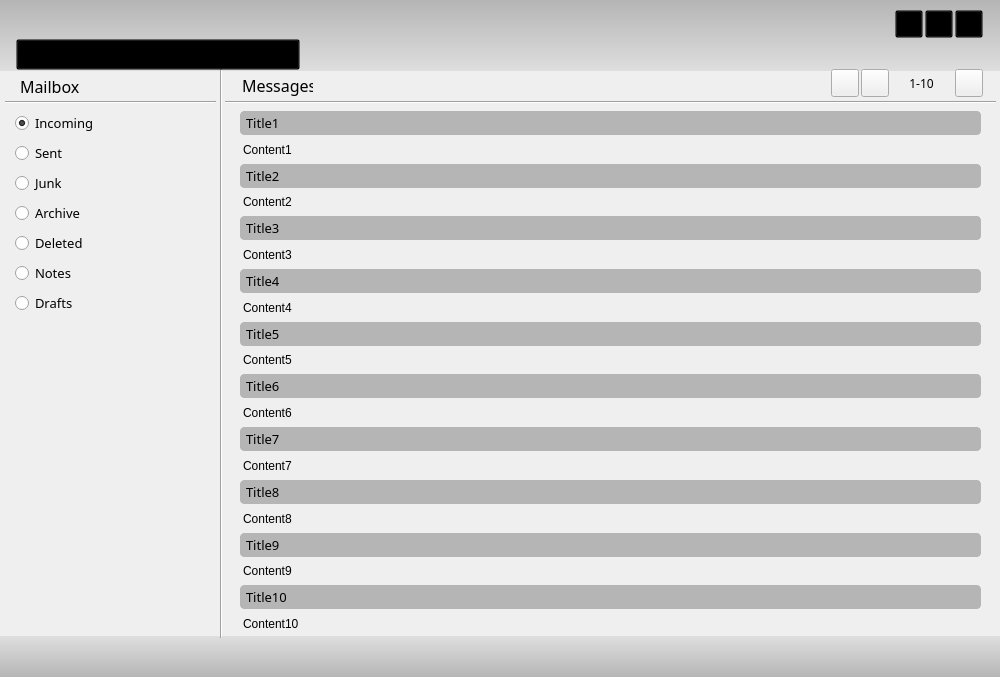
<?xml version="1.0" encoding="UTF-8"?>
<ui version="4.0">
 <class>MainWindow</class>
 <widget class="QMainWindow" name="MainWindow">
  <property name="geometry">
   <rect>
    <x>0</x>
    <y>0</y>
    <width>1000</width>
    <height>677</height>
   </rect>
  </property>
  <property name="sizePolicy">
   <sizepolicy hsizetype="Preferred" vsizetype="Preferred">
    <horstretch>0</horstretch>
    <verstretch>0</verstretch>
   </sizepolicy>
  </property>
  <property name="minimumSize">
   <size>
    <width>1000</width>
    <height>677</height>
   </size>
  </property>
  <property name="maximumSize">
   <size>
    <width>1000</width>
    <height>677</height>
   </size>
  </property>
  <property name="contextMenuPolicy">
   <enum>Qt::NoContextMenu</enum>
  </property>
  <property name="windowTitle">
   <string>Mailovy</string>
  </property>
  <property name="styleSheet">
   <string notr="true">@import url('https://fonts.googleapis.com/css2?family=Koulen&amp;display=swap');

QMainWindow{ background-color: #dedede ;}

QRadioButton{padding: 2px 2px 2px 2px;
						mardin: 0px 0px 1px 0px;
						font-family: 'Koulen', cursive;}

QRadioButton:hover {	border-color: #b5b5b5;
                                    border-radius: 3px;
                                    background-color: #b5b5b5;}

QLabel{font-family: 'Koulen', cursive;}

QPushButton{
background-color: transparent;
}

QPushButton:hover {	border-color: #b5b5b5;
                                    border-radius: 3px;
                                    background-color: #b5b5b5;}



</string>
  </property>
  <property name="toolButtonStyle">
   <enum>Qt::ToolButtonIconOnly</enum>
  </property>
  <widget class="QWidget" name="centralwidget">
   <widget class="QWidget" name="verticalLayoutWidget_2">
    <property name="geometry">
     <rect>
      <x>240</x>
      <y>111</y>
      <width>741</width>
      <height>521</height>
     </rect>
    </property>
    <layout class="QVBoxLayout" name="messages_verticalLayout">
     <item>
      <layout class="QVBoxLayout" name="message1_verticalLayout">
       <item>
        <widget class="QLabel" name="Title1_label">
         <property name="font">
          <font>
           <family>Koulen,cursive</family>
           <pointsize>10</pointsize>
          </font>
         </property>
         <property name="cursor">
          <cursorShape>PointingHandCursor</cursorShape>
         </property>
         <property name="mouseTracking">
          <bool>false</bool>
         </property>
         <property name="autoFillBackground">
          <bool>false</bool>
         </property>
         <property name="styleSheet">
          <string notr="true">QLabel{ 
border: 1px solid;
border-radius: 4px;
border-color: #b5b5b5;
background-color: #b5b5b5;
margin: 0px;
padding: 2px;
}
QLabel:hover {
	border-color: #a5a5a5;
	background-color: #a5a5a5;
}
</string>
         </property>
         <property name="text">
          <string>Title1</string>
         </property>
        </widget>
       </item>
       <item>
        <widget class="QLabel" name="Content1_label">
         <property name="styleSheet">
          <string notr="true">QLabel{ 
margin: 0px;
padding: 1px 1px 1px 0px;
}</string>
         </property>
         <property name="text">
          <string>Content1</string>
         </property>
        </widget>
       </item>
      </layout>
     </item>
     <item>
      <layout class="QVBoxLayout" name="message2_verticalLayout">
       <item>
        <widget class="QLabel" name="Title2_label">
         <property name="font">
          <font>
           <family>Koulen,cursive</family>
           <pointsize>10</pointsize>
          </font>
         </property>
         <property name="cursor">
          <cursorShape>PointingHandCursor</cursorShape>
         </property>
         <property name="styleSheet">
          <string notr="true">QLabel{ 
border: 1px solid;
border-radius: 4px;
border-color: #b5b5b5;
background-color: #b5b5b5;
margin: 0px;
padding: 2px;
}
QLabel:hover {
	border-color: #a5a5a5;
	background-color: #a5a5a5;
}
</string>
         </property>
         <property name="text">
          <string>Title2</string>
         </property>
        </widget>
       </item>
       <item>
        <widget class="QLabel" name="Content2_label">
         <property name="styleSheet">
          <string notr="true">QLabel{ 
margin: 0px;
padding: 1px 1px 1px 0px;
}</string>
         </property>
         <property name="text">
          <string>Content2</string>
         </property>
        </widget>
       </item>
      </layout>
     </item>
     <item>
      <layout class="QVBoxLayout" name="message3_verticalLayout">
       <item>
        <widget class="QLabel" name="Title3_label">
         <property name="font">
          <font>
           <family>Koulen,cursive</family>
           <pointsize>10</pointsize>
          </font>
         </property>
         <property name="cursor">
          <cursorShape>PointingHandCursor</cursorShape>
         </property>
         <property name="styleSheet">
          <string notr="true">QLabel{ 
border: 1px solid;
border-radius: 4px;
border-color: #b5b5b5;
background-color: #b5b5b5;
margin: 0px;
padding: 2px;
}
QLabel:hover {
	border-color: #a5a5a5;
	background-color: #a5a5a5;
}
</string>
         </property>
         <property name="text">
          <string>Title3</string>
         </property>
        </widget>
       </item>
       <item>
        <widget class="QLabel" name="Content3_label">
         <property name="styleSheet">
          <string notr="true">QLabel{ 
margin: 0px;
padding: 1px 1px 1px 0px;
}</string>
         </property>
         <property name="text">
          <string>Content3</string>
         </property>
        </widget>
       </item>
      </layout>
     </item>
     <item>
      <layout class="QVBoxLayout" name="message4_verticalLayout">
       <item>
        <widget class="QLabel" name="Title4_label">
         <property name="font">
          <font>
           <family>Koulen,cursive</family>
           <pointsize>10</pointsize>
          </font>
         </property>
         <property name="cursor">
          <cursorShape>PointingHandCursor</cursorShape>
         </property>
         <property name="styleSheet">
          <string notr="true">QLabel{ 
border: 1px solid;
border-radius: 4px;
border-color: #b5b5b5;
background-color: #b5b5b5;
margin: 0px;
padding: 2px;
}
QLabel:hover {
	border-color: #a5a5a5;
	background-color: #a5a5a5;
}
</string>
         </property>
         <property name="text">
          <string>Title4</string>
         </property>
        </widget>
       </item>
       <item>
        <widget class="QLabel" name="Content4_label">
         <property name="styleSheet">
          <string notr="true">QLabel{ 
margin: 0px;
padding: 1px 1px 1px 0px;
}</string>
         </property>
         <property name="text">
          <string>Content4</string>
         </property>
        </widget>
       </item>
      </layout>
     </item>
     <item>
      <layout class="QVBoxLayout" name="message5_verticalLayout">
       <item>
        <widget class="QLabel" name="Title5_label">
         <property name="font">
          <font>
           <family>Koulen,cursive</family>
           <pointsize>10</pointsize>
          </font>
         </property>
         <property name="cursor">
          <cursorShape>PointingHandCursor</cursorShape>
         </property>
         <property name="styleSheet">
          <string notr="true">QLabel{ 
border: 1px solid;
border-radius: 4px;
border-color: #b5b5b5;
background-color: #b5b5b5;
margin: 0px;
padding: 2px;
}
QLabel:hover {
	border-color: #a5a5a5;
	background-color: #a5a5a5;
}
</string>
         </property>
         <property name="text">
          <string>Title5</string>
         </property>
        </widget>
       </item>
       <item>
        <widget class="QLabel" name="Content5_label">
         <property name="styleSheet">
          <string notr="true">QLabel{ 
margin: 0px;
padding: 1px 1px 1px 0px;
}</string>
         </property>
         <property name="text">
          <string>Content5</string>
         </property>
        </widget>
       </item>
      </layout>
     </item>
     <item>
      <layout class="QVBoxLayout" name="message6_verticalLayout">
       <item>
        <widget class="QLabel" name="Title6_label">
         <property name="font">
          <font>
           <family>Koulen,cursive</family>
           <pointsize>10</pointsize>
          </font>
         </property>
         <property name="cursor">
          <cursorShape>PointingHandCursor</cursorShape>
         </property>
         <property name="styleSheet">
          <string notr="true">QLabel{ 
border: 1px solid;
border-radius: 4px;
border-color: #b5b5b5;
background-color: #b5b5b5;
margin: 0px;
padding: 2px;
}
QLabel:hover {
	border-color: #a5a5a5;
	background-color: #a5a5a5;
}
</string>
         </property>
         <property name="text">
          <string>Title6</string>
         </property>
        </widget>
       </item>
       <item>
        <widget class="QLabel" name="Content6_label">
         <property name="styleSheet">
          <string notr="true">QLabel{ 
margin: 0px;
padding: 1px 1px 1px 0px;
}</string>
         </property>
         <property name="text">
          <string>Content6</string>
         </property>
        </widget>
       </item>
      </layout>
     </item>
     <item>
      <layout class="QVBoxLayout" name="message7_verticalLayout">
       <item>
        <widget class="QLabel" name="Title7_label">
         <property name="font">
          <font>
           <family>Koulen,cursive</family>
           <pointsize>10</pointsize>
          </font>
         </property>
         <property name="cursor">
          <cursorShape>PointingHandCursor</cursorShape>
         </property>
         <property name="styleSheet">
          <string notr="true">QLabel{ 
border: 1px solid;
border-radius: 4px;
border-color: #b5b5b5;
background-color: #b5b5b5;
margin: 0px;
padding: 2px;
}
QLabel:hover {
	border-color: #a5a5a5;
	background-color: #a5a5a5;
}
</string>
         </property>
         <property name="text">
          <string>Title7</string>
         </property>
        </widget>
       </item>
       <item>
        <widget class="QLabel" name="Content7_label">
         <property name="styleSheet">
          <string notr="true">QLabel{ 
margin: 0px;
padding: 1px 1px 1px 0px;
}</string>
         </property>
         <property name="text">
          <string>Content7</string>
         </property>
        </widget>
       </item>
      </layout>
     </item>
     <item>
      <layout class="QVBoxLayout" name="message8_verticalLayout">
       <item>
        <widget class="QLabel" name="Title8_label">
         <property name="font">
          <font>
           <family>Koulen,cursive</family>
           <pointsize>10</pointsize>
          </font>
         </property>
         <property name="cursor">
          <cursorShape>PointingHandCursor</cursorShape>
         </property>
         <property name="styleSheet">
          <string notr="true">QLabel{ 
border: 1px solid;
border-radius: 4px;
border-color: #b5b5b5;
background-color: #b5b5b5;
margin: 0px;
padding: 2px;
}
QLabel:hover {
	border-color: #a5a5a5;
	background-color: #a5a5a5;
}
</string>
         </property>
         <property name="text">
          <string>Title8</string>
         </property>
        </widget>
       </item>
       <item>
        <widget class="QLabel" name="Content8_label">
         <property name="styleSheet">
          <string notr="true">QLabel{ 
margin: 0px;
padding: 1px 1px 1px 0px;
}</string>
         </property>
         <property name="text">
          <string>Content8</string>
         </property>
        </widget>
       </item>
      </layout>
     </item>
     <item>
      <layout class="QVBoxLayout" name="message9_verticalLayout">
       <item>
        <widget class="QLabel" name="Title9_label">
         <property name="font">
          <font>
           <family>Koulen,cursive</family>
           <pointsize>10</pointsize>
          </font>
         </property>
         <property name="cursor">
          <cursorShape>PointingHandCursor</cursorShape>
         </property>
         <property name="styleSheet">
          <string notr="true">QLabel{ 
border: 1px solid;
border-radius: 4px;
border-color: #b5b5b5;
background-color: #b5b5b5;
margin: 0px;
padding: 2px;
}
QLabel:hover {
	border-color: #a5a5a5;
	background-color: #a5a5a5;
}
</string>
         </property>
         <property name="text">
          <string>Title9</string>
         </property>
        </widget>
       </item>
       <item>
        <widget class="QLabel" name="Content9_label">
         <property name="styleSheet">
          <string notr="true">QLabel{ 
margin: 0px;
padding: 1px 1px 1px 0px;
}</string>
         </property>
         <property name="text">
          <string>Content9</string>
         </property>
        </widget>
       </item>
      </layout>
     </item>
     <item>
      <layout class="QVBoxLayout" name="message10_verticalLayout">
       <item>
        <widget class="QLabel" name="Title10_label">
         <property name="font">
          <font>
           <family>Koulen,cursive</family>
           <pointsize>10</pointsize>
          </font>
         </property>
         <property name="cursor">
          <cursorShape>PointingHandCursor</cursorShape>
         </property>
         <property name="styleSheet">
          <string notr="true">QLabel{ 
border: 1px solid;
border-radius: 4px;
border-color: #b5b5b5;
background-color: #b5b5b5;
margin: 0px;
padding: 2px;
}
QLabel:hover {
	border-color: #a5a5a5;
	background-color: #a5a5a5;
}
</string>
         </property>
         <property name="text">
          <string>Title10</string>
         </property>
        </widget>
       </item>
       <item>
        <widget class="QLabel" name="Content10_label">
         <property name="styleSheet">
          <string notr="true">QLabel{ 
margin: 0px;
padding: 1px 1px 1px 0px;
}</string>
         </property>
         <property name="text">
          <string>Content10</string>
         </property>
        </widget>
       </item>
      </layout>
     </item>
    </layout>
   </widget>
   <widget class="QPushButton" name="right_pushButton">
    <property name="geometry">
     <rect>
      <x>955</x>
      <y>69</y>
      <width>28</width>
      <height>28</height>
     </rect>
    </property>
    <property name="cursor">
     <cursorShape>PointingHandCursor</cursorShape>
    </property>
    <property name="text">
     <string/>
    </property>
    <property name="icon">
     <iconset>
      <normaloff>../../../data/images/chevron_right.png</normaloff>../../../data/images/chevron_right.png</iconset>
    </property>
   </widget>
   <widget class="QPushButton" name="left_pushButton">
    <property name="geometry">
     <rect>
      <x>861</x>
      <y>69</y>
      <width>28</width>
      <height>28</height>
     </rect>
    </property>
    <property name="sizePolicy">
     <sizepolicy hsizetype="Minimum" vsizetype="Fixed">
      <horstretch>0</horstretch>
      <verstretch>0</verstretch>
     </sizepolicy>
    </property>
    <property name="cursor">
     <cursorShape>PointingHandCursor</cursorShape>
    </property>
    <property name="text">
     <string/>
    </property>
    <property name="icon">
     <iconset>
      <normaloff>../../../data/images/chevron_left.png</normaloff>../../../data/images/chevron_left.png</iconset>
    </property>
   </widget>
   <widget class="QLabel" name="page_label">
    <property name="geometry">
     <rect>
      <x>891</x>
      <y>69</y>
      <width>61</width>
      <height>28</height>
     </rect>
    </property>
    <property name="font">
     <font>
      <family>Koulen,cursive</family>
     </font>
    </property>
    <property name="cursor">
     <cursorShape>ArrowCursor</cursorShape>
    </property>
    <property name="text">
     <string>1-10</string>
    </property>
    <property name="alignment">
     <set>Qt::AlignCenter</set>
    </property>
   </widget>
   <widget class="QLabel" name="messages_label">
    <property name="geometry">
     <rect>
      <x>242</x>
      <y>69</y>
      <width>71</width>
      <height>33</height>
     </rect>
    </property>
    <property name="font">
     <font>
      <family>Koulen,cursive</family>
      <pointsize>12</pointsize>
      <weight>50</weight>
      <bold>false</bold>
     </font>
    </property>
    <property name="text">
     <string>Messages</string>
    </property>
   </widget>
   <widget class="QWidget" name="verticalLayoutWidget">
    <property name="geometry">
     <rect>
      <x>15</x>
      <y>111</y>
      <width>181</width>
      <height>521</height>
     </rect>
    </property>
    <layout class="QVBoxLayout" name="verticalLayout">
     <item>
      <widget class="QRadioButton" name="incomin_mailbox_radioButton">
       <property name="font">
        <font>
         <family>Koulen,cursive</family>
         <pointsize>10</pointsize>
         <stylestrategy>PreferDefault</stylestrategy>
        </font>
       </property>
       <property name="cursor">
        <cursorShape>PointingHandCursor</cursorShape>
       </property>
       <property name="layoutDirection">
        <enum>Qt::LeftToRight</enum>
       </property>
       <property name="autoFillBackground">
        <bool>false</bool>
       </property>
       <property name="styleSheet">
        <string notr="true"/>
       </property>
       <property name="text">
        <string>Incoming</string>
       </property>
       <property name="checked">
        <bool>true</bool>
       </property>
       <property name="autoRepeat">
        <bool>false</bool>
       </property>
      </widget>
     </item>
     <item>
      <widget class="QRadioButton" name="sent_mailbox_radioButton">
       <property name="font">
        <font>
         <family>Koulen,cursive</family>
         <pointsize>10</pointsize>
        </font>
       </property>
       <property name="cursor">
        <cursorShape>PointingHandCursor</cursorShape>
       </property>
       <property name="layoutDirection">
        <enum>Qt::LeftToRight</enum>
       </property>
       <property name="autoFillBackground">
        <bool>false</bool>
       </property>
       <property name="styleSheet">
        <string notr="true"/>
       </property>
       <property name="text">
        <string>Sent</string>
       </property>
       <property name="checked">
        <bool>false</bool>
       </property>
      </widget>
     </item>
     <item>
      <widget class="QRadioButton" name="junk_mailbox_radioButton">
       <property name="font">
        <font>
         <family>Koulen,cursive</family>
         <pointsize>10</pointsize>
        </font>
       </property>
       <property name="cursor">
        <cursorShape>PointingHandCursor</cursorShape>
       </property>
       <property name="layoutDirection">
        <enum>Qt::LeftToRight</enum>
       </property>
       <property name="autoFillBackground">
        <bool>false</bool>
       </property>
       <property name="styleSheet">
        <string notr="true"/>
       </property>
       <property name="text">
        <string>Junk</string>
       </property>
       <property name="checked">
        <bool>false</bool>
       </property>
      </widget>
     </item>
     <item>
      <widget class="QRadioButton" name="archive_mailbox_radioButton">
       <property name="font">
        <font>
         <family>Koulen,cursive</family>
         <pointsize>10</pointsize>
        </font>
       </property>
       <property name="cursor">
        <cursorShape>PointingHandCursor</cursorShape>
       </property>
       <property name="layoutDirection">
        <enum>Qt::LeftToRight</enum>
       </property>
       <property name="autoFillBackground">
        <bool>false</bool>
       </property>
       <property name="styleSheet">
        <string notr="true"/>
       </property>
       <property name="text">
        <string>Archive</string>
       </property>
       <property name="checked">
        <bool>false</bool>
       </property>
      </widget>
     </item>
     <item>
      <widget class="QRadioButton" name="deleted_mailbox_radioButton">
       <property name="font">
        <font>
         <family>Koulen,cursive</family>
         <pointsize>10</pointsize>
        </font>
       </property>
       <property name="cursor">
        <cursorShape>PointingHandCursor</cursorShape>
       </property>
       <property name="layoutDirection">
        <enum>Qt::LeftToRight</enum>
       </property>
       <property name="autoFillBackground">
        <bool>false</bool>
       </property>
       <property name="styleSheet">
        <string notr="true"/>
       </property>
       <property name="text">
        <string>Deleted</string>
       </property>
       <property name="checked">
        <bool>false</bool>
       </property>
      </widget>
     </item>
     <item>
      <widget class="QRadioButton" name="notes_mailbox_radioButton">
       <property name="font">
        <font>
         <family>Koulen,cursive</family>
         <pointsize>10</pointsize>
        </font>
       </property>
       <property name="cursor">
        <cursorShape>PointingHandCursor</cursorShape>
       </property>
       <property name="layoutDirection">
        <enum>Qt::LeftToRight</enum>
       </property>
       <property name="autoFillBackground">
        <bool>false</bool>
       </property>
       <property name="styleSheet">
        <string notr="true"/>
       </property>
       <property name="text">
        <string>Notes</string>
       </property>
       <property name="checked">
        <bool>false</bool>
       </property>
      </widget>
     </item>
     <item>
      <widget class="QRadioButton" name="drafts_mailbox_radioButton">
       <property name="font">
        <font>
         <family>Koulen,cursive</family>
         <pointsize>10</pointsize>
        </font>
       </property>
       <property name="cursor">
        <cursorShape>PointingHandCursor</cursorShape>
       </property>
       <property name="layoutDirection">
        <enum>Qt::LeftToRight</enum>
       </property>
       <property name="autoFillBackground">
        <bool>false</bool>
       </property>
       <property name="styleSheet">
        <string notr="true"/>
       </property>
       <property name="text">
        <string>Drafts</string>
       </property>
       <property name="checked">
        <bool>false</bool>
       </property>
      </widget>
     </item>
     <item>
      <spacer name="verticalSpacer">
       <property name="orientation">
        <enum>Qt::Vertical</enum>
       </property>
       <property name="sizeType">
        <enum>QSizePolicy::Expanding</enum>
       </property>
       <property name="sizeHint" stdset="0">
        <size>
         <width>20</width>
         <height>319</height>
        </size>
       </property>
      </spacer>
     </item>
    </layout>
   </widget>
   <widget class="QLabel" name="mailbox_label">
    <property name="geometry">
     <rect>
      <x>20</x>
      <y>70</y>
      <width>150</width>
      <height>33</height>
     </rect>
    </property>
    <property name="font">
     <font>
      <family>Koulen,cursive</family>
      <pointsize>12</pointsize>
     </font>
    </property>
    <property name="text">
     <string>Mailbox</string>
    </property>
   </widget>
   <widget class="Line" name="line">
    <property name="geometry">
     <rect>
      <x>206</x>
      <y>69</y>
      <width>31</width>
      <height>569</height>
     </rect>
    </property>
    <property name="cursor">
     <cursorShape>ArrowCursor</cursorShape>
    </property>
    <property name="orientation">
     <enum>Qt::Vertical</enum>
    </property>
   </widget>
   <widget class="Line" name="line_2">
    <property name="geometry">
     <rect>
      <x>225</x>
      <y>100</y>
      <width>771</width>
      <height>5</height>
     </rect>
    </property>
    <property name="orientation">
     <enum>Qt::Horizontal</enum>
    </property>
   </widget>
   <widget class="QLabel" name="gradient_top_label">
    <property name="geometry">
     <rect>
      <x>0</x>
      <y>0</y>
      <width>1011</width>
      <height>71</height>
     </rect>
    </property>
    <property name="styleSheet">
     <string notr="true">background-color: qlineargradient(spread:pad, x1:0, y1:0, x2:0, y2:1, stop:0 #b5b5b5, stop:1 #dedede);
</string>
    </property>
    <property name="text">
     <string/>
    </property>
   </widget>
   <widget class="QLabel" name="gradient_top_label_2">
    <property name="geometry">
     <rect>
      <x>-10</x>
      <y>636</y>
      <width>1011</width>
      <height>41</height>
     </rect>
    </property>
    <property name="styleSheet">
     <string notr="true">background-color: qlineargradient(spread:pad, x1:0, y1:0, x2:0, y2:1, stop:0 #dedede, stop:1 #b5b5b5);
</string>
    </property>
    <property name="text">
     <string/>
    </property>
   </widget>
   <widget class="QLabel" name="logo_label">
    <property name="geometry">
     <rect>
      <x>21</x>
      <y>14</y>
      <width>161</width>
      <height>20</height>
     </rect>
    </property>
    <property name="font">
     <font>
      <family>Koulen,cursive</family>
      <pointsize>20</pointsize>
      <weight>75</weight>
      <italic>false</italic>
      <bold>true</bold>
      <underline>false</underline>
      <strikeout>false</strikeout>
     </font>
    </property>
    <property name="styleSheet">
     <string notr="true">@import url('https://fonts.googleapis.com/css2?family=Koulen&amp;display=swap');
QLabel{
font-family: 'Koulen', cursive;
}</string>
    </property>
    <property name="text">
     <string/>
    </property>
    <property name="pixmap">
     <pixmap>../../../data/images/mailovy_logo.png</pixmap>
    </property>
    <property name="scaledContents">
     <bool>true</bool>
    </property>
    <property name="alignment">
     <set>Qt::AlignLeading|Qt::AlignLeft|Qt::AlignVCenter</set>
    </property>
   </widget>
   <widget class="Line" name="line_3">
    <property name="geometry">
     <rect>
      <x>5</x>
      <y>92</y>
      <width>211</width>
      <height>20</height>
     </rect>
    </property>
    <property name="orientation">
     <enum>Qt::Horizontal</enum>
    </property>
   </widget>
   <widget class="QPushButton" name="logout_pushButton">
    <property name="geometry">
     <rect>
      <x>955</x>
      <y>10</y>
      <width>28</width>
      <height>28</height>
     </rect>
    </property>
    <property name="cursor">
     <cursorShape>PointingHandCursor</cursorShape>
    </property>
    <property name="styleSheet">
     <string notr="true">QPushButton{
border-color: transparent;
background-color: transparent;
}
QPushButton:hover{
border-radius: 3px;
border-color: #dedede;
background-color: #dedede;

}

</string>
    </property>
    <property name="text">
     <string/>
    </property>
    <property name="icon">
     <iconset>
      <normaloff>../../../data/images/logout.png</normaloff>../../../data/images/logout.png</iconset>
    </property>
    <property name="iconSize">
     <size>
      <width>20</width>
      <height>20</height>
     </size>
    </property>
   </widget>
   <widget class="QPushButton" name="download_mail_pushButton">
    <property name="geometry">
     <rect>
      <x>925</x>
      <y>10</y>
      <width>28</width>
      <height>28</height>
     </rect>
    </property>
    <property name="cursor">
     <cursorShape>PointingHandCursor</cursorShape>
    </property>
    <property name="styleSheet">
     <string notr="true">QPushButton{
border-color: transparent;
background-color: transparent;
}
QPushButton:hover{
border-radius: 3px;
border-color: #dedede;
background-color: #dedede;

}

</string>
    </property>
    <property name="text">
     <string/>
    </property>
    <property name="icon">
     <iconset>
      <normaloff>../../../data/images/download_for_offline.png</normaloff>../../../data/images/download_for_offline.png</iconset>
    </property>
    <property name="iconSize">
     <size>
      <width>20</width>
      <height>20</height>
     </size>
    </property>
   </widget>
   <widget class="QPushButton" name="open_mail_pushButton">
    <property name="geometry">
     <rect>
      <x>895</x>
      <y>10</y>
      <width>28</width>
      <height>28</height>
     </rect>
    </property>
    <property name="cursor">
     <cursorShape>PointingHandCursor</cursorShape>
    </property>
    <property name="styleSheet">
     <string notr="true">QPushButton{
border-color: transparent;
background-color: transparent;
}
QPushButton:hover{
border-radius: 3px;
border-color: #dedede;
background-color: #dedede;

}

</string>
    </property>
    <property name="text">
     <string/>
    </property>
    <property name="icon">
     <iconset>
      <normaloff>../../../data/images/folder_open.png</normaloff>../../../data/images/folder_open.png</iconset>
    </property>
    <property name="iconSize">
     <size>
      <width>20</width>
      <height>20</height>
     </size>
    </property>
   </widget>
   <widget class="QPushButton" name="refresh_pushButton">
    <property name="geometry">
     <rect>
      <x>831</x>
      <y>69</y>
      <width>28</width>
      <height>28</height>
     </rect>
    </property>
    <property name="sizePolicy">
     <sizepolicy hsizetype="Minimum" vsizetype="Fixed">
      <horstretch>0</horstretch>
      <verstretch>0</verstretch>
     </sizepolicy>
    </property>
    <property name="cursor">
     <cursorShape>PointingHandCursor</cursorShape>
    </property>
    <property name="text">
     <string/>
    </property>
    <property name="icon">
     <iconset>
      <normaloff>../../../data/images/sync.png</normaloff>../../../data/images/sync.png</iconset>
    </property>
   </widget>
   <widget class="QWidget" name="horizontalLayoutWidget">
    <property name="geometry">
     <rect>
      <x>16</x>
      <y>39</y>
      <width>960</width>
      <height>31</height>
     </rect>
    </property>
    <layout class="QHBoxLayout" name="horizontalLayout">
     <item>
      <widget class="QComboBox" name="comboBox">
       <property name="sizePolicy">
        <sizepolicy hsizetype="Minimum" vsizetype="Minimum">
         <horstretch>0</horstretch>
         <verstretch>0</verstretch>
        </sizepolicy>
       </property>
       <property name="cursor">
        <cursorShape>PointingHandCursor</cursorShape>
       </property>
       <property name="focusPolicy">
        <enum>Qt::NoFocus</enum>
       </property>
       <property name="layoutDirection">
        <enum>Qt::LeftToRight</enum>
       </property>
       <property name="styleSheet">
        <string notr="true">QComboBox{ 
	background-color: transparent;
                     }

QComboBox::drop-down { 
	subcontrol-origin: padding; 
	border: 0px;
                     }

QComboBox QAbstractItemView {
	border-top: 1px solid transparent;
	border-bottom: 1px solid black;
	border-right: 1px solid qlineargradient(spread:pad, x1:0, y1:1, x2:0, y2:0, stop:1 #dedede, stop:0 black);
	border-left: 1px solid qlineargradient(spread:pad, x1:0, y1:1, x2:0, y2:0, stop:1 #dedede, stop:0 black);
	background-color: #dedede;
    selection-background-color: #b5b5b5;
}
</string>
       </property>
       <property name="frame">
        <bool>true</bool>
       </property>
       <item>
        <property name="text">
         <string>qqeewwrr15@gmail.com</string>
        </property>
       </item>
       <item>
        <property name="text">
         <string>dqwdqwqwqwqwqwqwqwqwqwqwqwqwqwqw</string>
        </property>
       </item>
       <item>
        <property name="text">
         <string>mailovy.analisis@ukr.net</string>
        </property>
       </item>
      </widget>
     </item>
     <item>
      <spacer name="horizontalSpacer">
       <property name="orientation">
        <enum>Qt::Horizontal</enum>
       </property>
       <property name="sizeType">
        <enum>QSizePolicy::Expanding</enum>
       </property>
       <property name="sizeHint" stdset="0">
        <size>
         <width>40</width>
         <height>20</height>
        </size>
       </property>
      </spacer>
     </item>
    </layout>
   </widget>
   <zorder>gradient_top_label</zorder>
   <zorder>gradient_top_label_2</zorder>
   <zorder>verticalLayoutWidget_2</zorder>
   <zorder>right_pushButton</zorder>
   <zorder>left_pushButton</zorder>
   <zorder>page_label</zorder>
   <zorder>messages_label</zorder>
   <zorder>verticalLayoutWidget</zorder>
   <zorder>mailbox_label</zorder>
   <zorder>line</zorder>
   <zorder>line_2</zorder>
   <zorder>logo_label</zorder>
   <zorder>line_3</zorder>
   <zorder>logout_pushButton</zorder>
   <zorder>download_mail_pushButton</zorder>
   <zorder>open_mail_pushButton</zorder>
   <zorder>refresh_pushButton</zorder>
   <zorder>horizontalLayoutWidget</zorder>
  </widget>
 </widget>
 <resources/>
 <connections/>
</ui>
